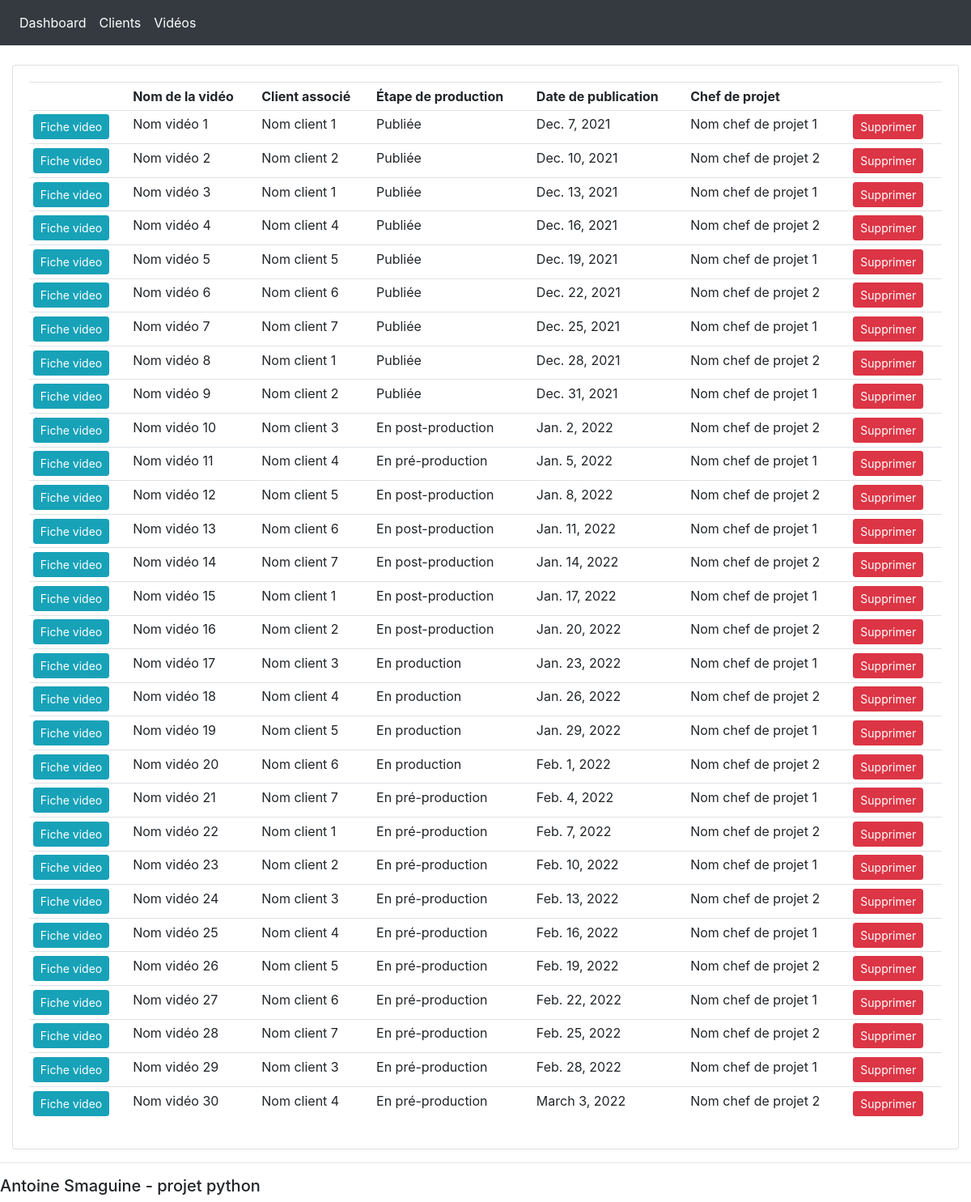
/videobase/, run on an earlier commit of the app's database.
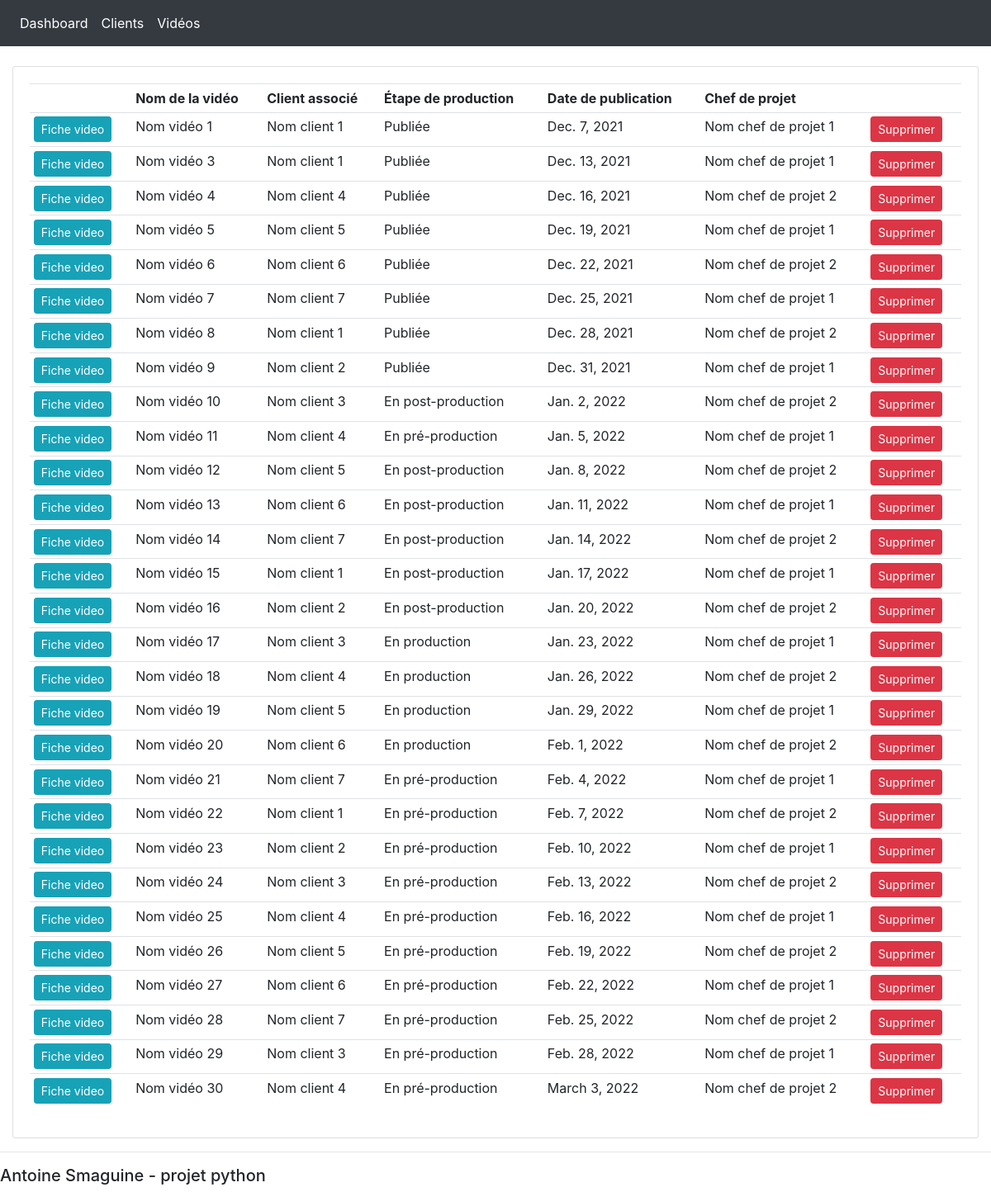
And on a later commit of the database.
### dashboard/models.py (models this page shows, shortened)
class Video(models.Model):
    PRODUCTION_STAGE = (
        ('En pré-production', 'En pré-production'),
        ('En production', 'En production'),
        ('En post-production', 'En post-production'),
        ('Publiée', 'Publiée')
    )
    LIEU_TOURNAGE = (
        ('Studio 1','Studio 1'),
        ('Studio 2','Studio 2'),
        ('Studio 3', 'Studio 3')
    )
    videoName = models.CharField(max_length=200, null=True, blank=True)
    stage = models.CharField(max_length=200, null=True, blank=True, choices=PRODUCTION_STAGE)
    datePublication = models.DateField(null=True, blank=True)
    lieuTournage = models.CharField(max_length=200, null=True, blank=True, choices=LIEU_TOURNAGE)
    dateTournage = models.DateField(null=True, blank=True)
    heureTournage = models.TimeField(null=True, blank=True)
    revenusGen = models.FloatField(null=True, blank=True)
    client = models.ForeignKey(Client, null=True, blank=True, on_delete=models.SET_NULL)
    chefProjet = models.ForeignKey(ChefProjet, null=True, blank=True, on_delete=models.SET_NULL)
    cadreur = models.ForeignKey(Cadreur, null=True, blank=True, on_delete=models.SET_NULL)
    ingénieurSon = models.ForeignKey(IngenieurSon, null=True, blank=True, on_delete=models.SET_NULL)
    monteur = models.ForeignKey(Monteur, null=True, blank=True, on_delete=models.SET_NULL)
    impressionsLinkedin = models.FloatField(null=True, blank=True)
    likesLinkedin = models.FloatField(null=True, blank=True)
    partagesLinkedin = models.FloatField(null=True, blank=True)
    impressionsFacebook = models.FloatField(null=True, blank=True)
    likesFacebook = models.FloatField(null=True, blank=True)
    partagesFacebook = models.FloatField(null=True, blank=True)
    impressionsInstagram = models.FloatField(null=True, blank=True)
    likesInstagram = models.FloatField(null=True, blank=True)
    partagesInstagram = models.FloatField(null=True, blank=True)
    impressionsTwitter = models.FloatField(null=True, blank=True)
    likesTwitter = models.FloatField(null=True, blank=True)
    partagesTwitter = models.FloatField(null=True, blank=True)

class Client(models.Model):
    PROFESSION = (
        ('Avocat', 'Avocat'),
        ('Expert-comptable', 'Expert-comptable'),
        ('Maire', 'Maire')
    )
    STATUT = (
        ('Client','Client'),
        ('Lead qualifié','Lead qualifié'),
        ('Prospect','Prospect')
    )
    firstname = models.CharField(max_length=200, null=True, blank=True)
    lastname = models.CharField(max_length=200, null=True, blank=True)
    profession = models.CharField(max_length=200, null=True, blank=True, choices=PROFESSION)
    statut = models.CharField(max_length=200, null=True, blank=True, choices=STATUT)

class ChefProjet(models.Model):
    firstname = models.CharField(max_length=200, null=True, blank=True)
    lastname = models.CharField(max_length=200, null=True, blank=True)
    cost = models.FloatField(null=True, blank=True)
    def __str__(self):
        return self.lastname

### dashboard/views.py (the view)
# urls.py: path('videobase/', views.videoBasePage, name='videobase'),
def videoBasePage(request):
    videos = Video.objects.all()
    context = {'videos': videos}
    return render(request, 'dashboard/videosBasepage.html', context)

### dashboard/templates/dashboard/videosBasepage.html
{% extends 'dashboard/main.html' %}
{% block content %}
<br>
<div class="row">
    <div class="col-md">
        <div class="card card-body">
            <table class="table table-sm">
                <tr>
                    <th></th>
                    <th>Nom de la vidéo</th>
                    <th>Client associé</th>
                    <th>Étape de production</th>
                    <th>Date de publication</th>
                    <th>Chef de projet</th>
                    <th></th>
                </tr>
                {% for video in videos %}
                    <tr>
                        <td><a class="btn btn-sm btn-info" href="{% url 'video' video.id  %}">Fiche video</a></td>
                        <td>{{video.videoName}}</td>
                        <td>{{video.client.lastname}}</td>
                        <td>{{video.stage}}</td>
                        <td>{{video.datePublication}}</td>
                        <td>{{video.chefProjet}}</td>
                        <td><a class="btn btn-sm btn-danger" href="{% url 'delete_video' video.id  %}">Supprimer</a></td>
                    </tr>
                {% endfor %}
            </table>
        </div>
    </div>
</div>
{% endblock content %}

What changed in the data, as far as the page shows it:
removed Video: videoName "Nom vidéo 2", client.lastname "Nom client 2", stage "Publiée", datePublication "Dec. 10, 2021", chefProjet "Nom chef de projet 2"
